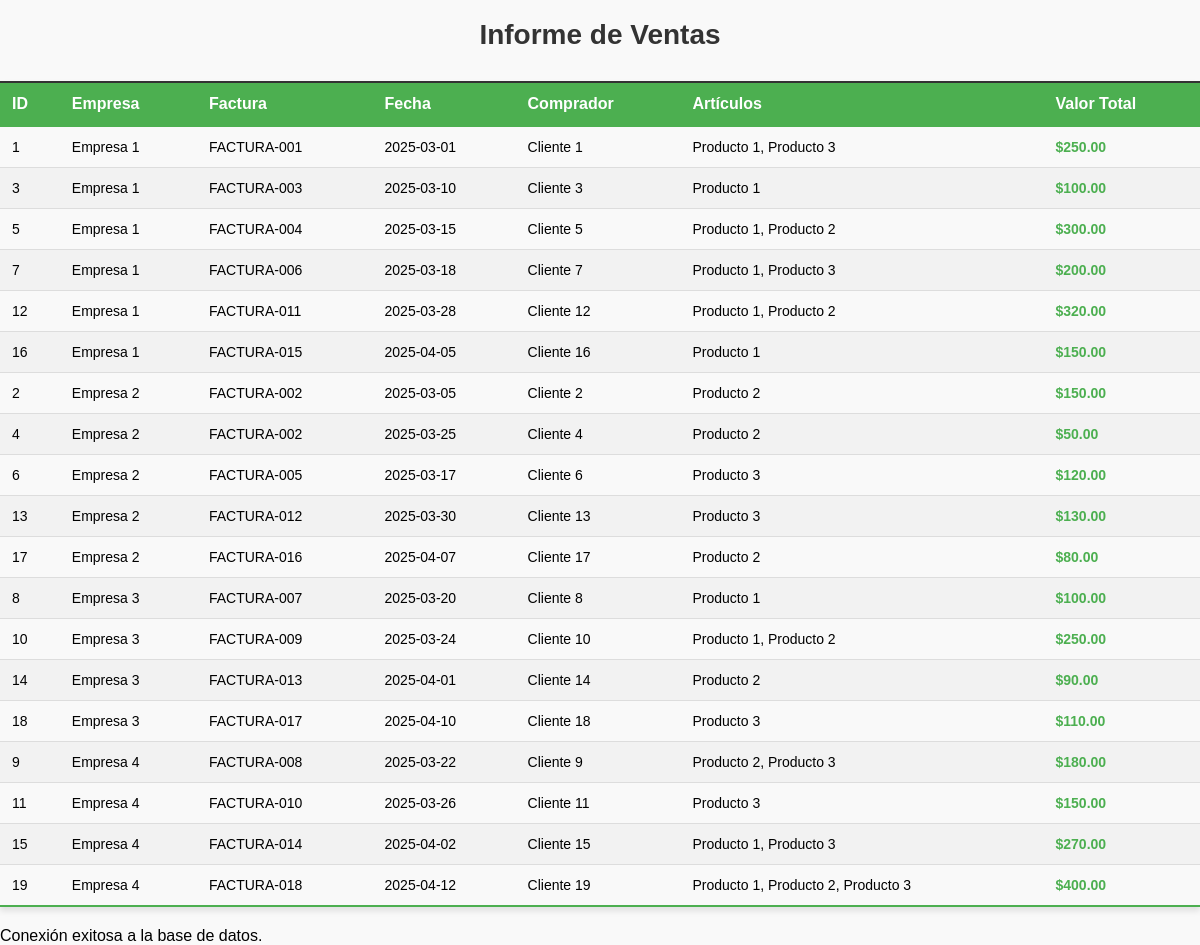
Before: / with the older database file.
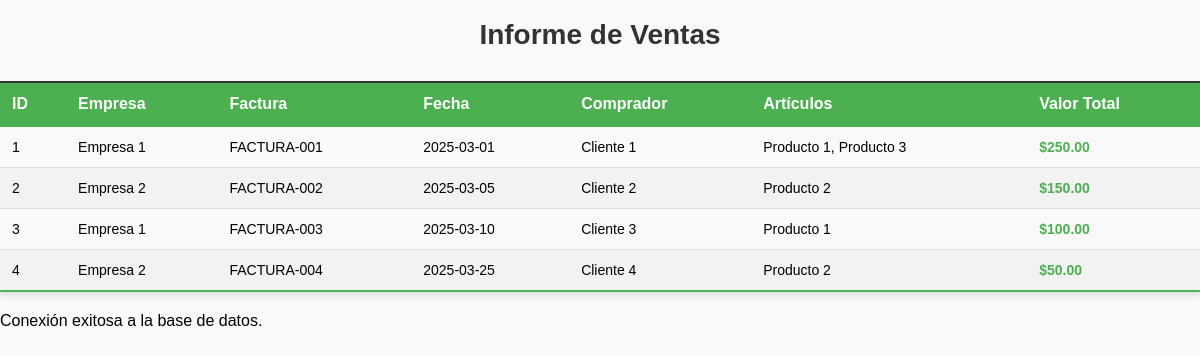
After: the same page with the newer database file.
### tables this page shows
create table ventas (
    id int primary key AUTO_INCREMENT,
    empresa_id int,
    numero_factura varchar(50) not null,
    fecha_venta date not null,
    comprador varchar(255) not null,
    articulos_vendidos text not null,
    valor_total decimal(10,2) not null,
    foreign key  (empresa_id) references empresas(id) on delete cascade
);

create table empresas (
    id int primary key AUTO_INCREMENT,
    nombre varchar(255) not null
);

### Index.php (called while the page is built, shortened)
<?php
require_once __DIR__ . '/utilidades/ConexionBD.php';
require_once __DIR__ . '/dao/DaoVenta.php';
require_once __DIR__ . '/vistas/Informe.php';
?>

### utilidades/ConexionBD.php (called while the page is built, shortened)
<?php
class ConexionBD {
    private static $instancia = null;
    private function __construct() {
        try {
            $servidor = DB_HOST;
            $nombreBaseDeDatos = DB_NAME;
            $usuarioBD = DB_USER;
            $claveBD = DB_PASS;
            $this->conexion = new PDO("mysql:host=$servidor;dbname=$nombreBaseDeDatos;charset=utf8", $usuarioBD, $claveBD);
        } catch (PDOException $e) {
            die("Error al conectar a la base de datos: " . $e->getMessage());
        }
    }
    public static function obtenerInstancia() {
        if (self::$instancia == null) {
            self::$instancia = new ConexionBD();
        }
        return self::$instancia->conexion;
    }
}
?>

### dao/DaoVenta.php (called while the page is built)
<?php
require_once __DIR__ . '/../utilidades/ConexionBD.php';
require_once __DIR__ . '/../modelos/Venta.php';
class DaoVenta {
    private $conexion;
    public function __construct() {
        $this->conexion = ConexionBD::obtenerInstancia();
    }
    public function obtenerVentas() {
        $sentencia = $this->conexion->prepare("SELECT v.*, e.nombre AS empresa_nombre
                                                FROM ventas v
                                                JOIN empresas e ON v.empresa_id = e.id");
        $sentencia->execute();
        $ventas = [];
        while ($row = $sentencia->fetch(PDO::FETCH_ASSOC)) {
            $venta = new Venta(
                $row['id'],
                $row['empresa_id'],
                $row['numero_factura'],
                $row['fecha_venta'],
                $row['comprador'],
                $row['articulos_vendidos'],
                $row['valor_total'],
                $row['empresa_nombre']
            );
            $ventas[] = $venta;
        }
        return $ventas;
    }
}
?>

### modelos/Venta.php (called while the page is built, shortened)
<?php
class Venta {
    public function __construct($id, $id_empresa, $numero_factura, $fecha_venta, $comprador, $articulos_vendidos, $valor_total, $empresa_nombre = null) {
        $this->id = $id;
        $this->numero_factura = $numero_factura;
        $this->fecha_venta = $fecha_venta;
        $this->comprador = $comprador;
        $this->articulos_vendidos = $articulos_vendidos;
        $this->valor_total = $valor_total;
        $this->empresa_nombre = $empresa_nombre;
    }
}
?>

### vistas/Informe.php (the view, shortened to what this page needs)
<?php
require_once __DIR__ . '/../dao/DaoVenta.php';
$daoVenta = new DaoVenta();
$ventas = $daoVenta->obtenerVentas();
?>
<!DOCTYPE html>
<html lang="es">
<head>
    <link rel="stylesheet" href="/informe_ventas/vistas/styles.css">
</head>
<body>
    <h1>Informe de Ventas</h1>
    <table>
        <thead>
            <tr>
                <th>ID</th>
                <th>Empresa</th>
                <th>Factura</th>
                <th>Fecha</th>
                <th>Comprador</th>
                <th>Artículos</th>
                <th>Valor Total</th>
            </tr>
        </thead>
        <tbody>
            <?php foreach ($ventas as $venta): ?>
                <tr>
                    <td><?= $venta->id ?></td>
                    <td><?= $venta->empresa_nombre ?></td>
                    <td><?= $venta->numero_factura ?></td>
                    <td><?= $venta->fecha_venta ?></td>
                    <td><?= $venta->comprador ?></td>
                    <td><?= $venta->articulos_vendidos ?></td>
                    <td>$<?= number_format($venta->valor_total, 2) ?></td>
                </tr>
            <?php endforeach; ?>
        </tbody>
    </table>
</body>
</html>

### vistas/styles.css (style rules this page uses)
table { width: 100%; border-collapse: collapse; margin: 20px 0; font-family: 'Arial', sans-serif; box-shadow: 0px 4px 6px rgba(0, 0, 0, 0.1); }
th { background-color: #4CAF50; color: white; padding: 12px; text-align: left; font-size: 16px; border-top: 2px solid #333; }
td { padding: 12px; border-bottom: 1px solid #ddd; text-align: left; font-size: 14px; }
tr:nth-child(even) { background-color: #f2f2f2; }
tr:last-child { border-bottom: 2px solid #4CAF50; }
td:last-child { font-weight: bold; color: #4CAF50; }
h1 { font-size: 28px; text-align: center; color: #333; margin-bottom: 30px; }
body { font-family: Arial, sans-serif; background-color: #f9f9f9; margin: 0; padding: 0; }

Changed rows visible on the page:
removed ventas: id "5", empresa.nombre "Empresa 1", numero_factura "FACTURA-004", fecha_venta "2025-03-15", comprador "Cliente 5", articulos_vendidos "Producto 1, Producto 2", valor_total "300.00"
removed ventas: id "7", empresa.nombre "Empresa 1", numero_factura "FACTURA-006", fecha_venta "2025-03-18", comprador "Cliente 7", articulos_vendidos "Producto 1, Producto 3", valor_total "200.00"
removed ventas: id "12", empresa.nombre "Empresa 1", numero_factura "FACTURA-011", fecha_venta "2025-03-28", comprador "Cliente 12", articulos_vendidos "Producto 1, Producto 2", valor_total "320.00"
removed ventas: id "16", empresa.nombre "Empresa 1", numero_factura "FACTURA-015", fecha_venta "2025-04-05", comprador "Cliente 16", articulos_vendidos "Producto 1", valor_total "150.00"
removed ventas: id "6", empresa.nombre "Empresa 2", numero_factura "FACTURA-005", fecha_venta "2025-03-17", comprador "Cliente 6", articulos_vendidos "Producto 3", valor_total "120.00"
removed ventas: id "13", empresa.nombre "Empresa 2", numero_factura "FACTURA-012", fecha_venta "2025-03-30", comprador "Cliente 13", articulos_vendidos "Producto 3", valor_total "130.00"
removed ventas: id "17", empresa.nombre "Empresa 2", numero_factura "FACTURA-016", fecha_venta "2025-04-07", comprador "Cliente 17", articulos_vendidos "Producto 2", valor_total "80.00"
removed ventas: id "8", empresa.nombre "Empresa 3", numero_factura "FACTURA-007", fecha_venta "2025-03-20", comprador "Cliente 8", articulos_vendidos "Producto 1", valor_total "100.00"
removed ventas: id "10", empresa.nombre "Empresa 3", numero_factura "FACTURA-009", fecha_venta "2025-03-24", comprador "Cliente 10", articulos_vendidos "Producto 1, Producto 2", valor_total "250.00"
removed ventas: id "14", empresa.nombre "Empresa 3", numero_factura "FACTURA-013", fecha_venta "2025-04-01", comprador "Cliente 14", articulos_vendidos "Producto 2", valor_total "90.00"
removed ventas: id "18", empresa.nombre "Empresa 3", numero_factura "FACTURA-017", fecha_venta "2025-04-10", comprador "Cliente 18", articulos_vendidos "Producto 3", valor_total "110.00"
removed ventas: id "9", empresa.nombre "Empresa 4", numero_factura "FACTURA-008", fecha_venta "2025-03-22", comprador "Cliente 9", articulos_vendidos "Producto 2, Producto 3", valor_total "180.00"
removed ventas: id "11", empresa.nombre "Empresa 4", numero_factura "FACTURA-010", fecha_venta "2025-03-26", comprador "Cliente 11", articulos_vendidos "Producto 3", valor_total "150.00"
removed ventas: id "15", empresa.nombre "Empresa 4", numero_factura "FACTURA-014", fecha_venta "2025-04-02", comprador "Cliente 15", articulos_vendidos "Producto 1, Producto 3", valor_total "270.00"
removed ventas: id "19", empresa.nombre "Empresa 4", numero_factura "FACTURA-018", fecha_venta "2025-04-12", comprador "Cliente 19", articulos_vendidos "Producto 1, Producto 2, Producto 3", valor_total "400.00"
shown differently, row unchanged: ventas "FACTURA-002": moves up the list
changed ventas "Cliente 4": numero_factura "FACTURA-002" → "FACTURA-004"
